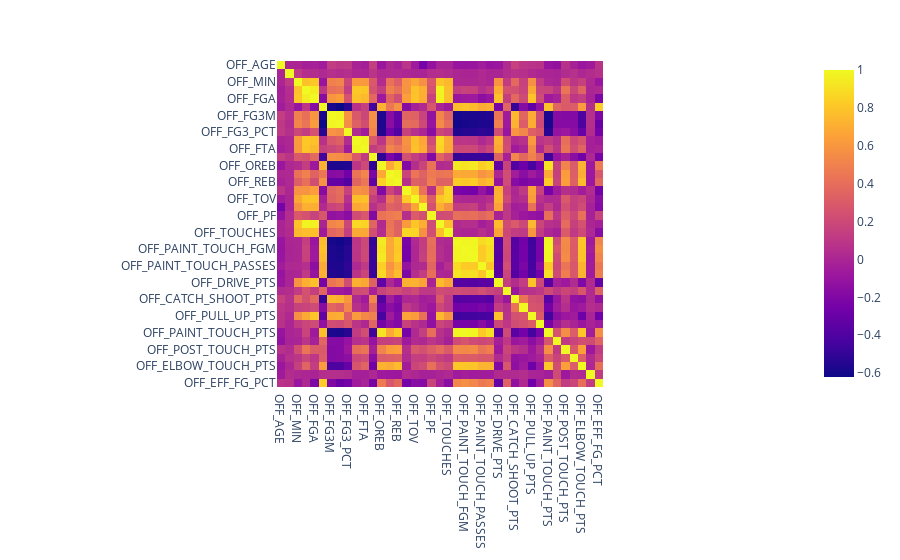
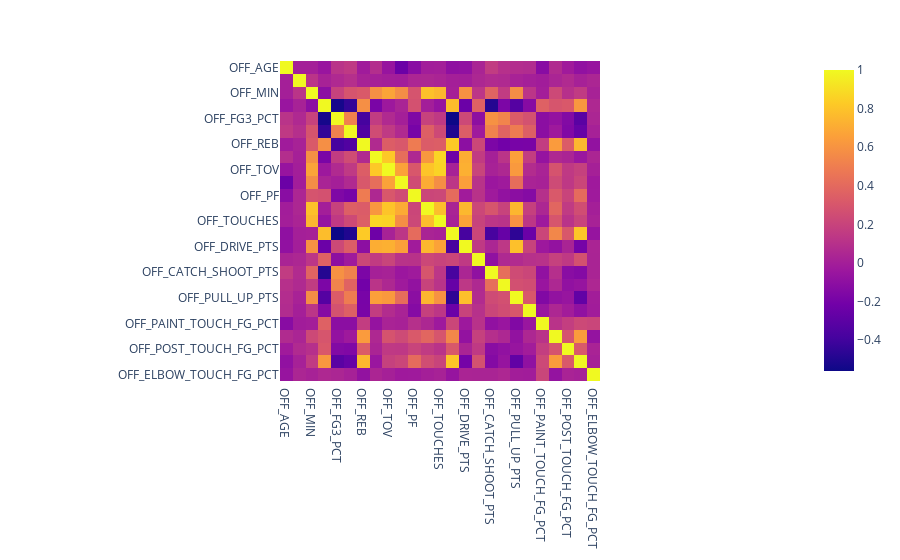

Notebook code cell kept with these figures, in order:
### Markdown cell above
# Examine Correlation

Find correlation between inputs and remove redundant inputs

### Code cell
off_stats = inputs.filter(regex='^OFF').copy()

# Display correlation matrix
fig = px.imshow(off_stats.corr())
fig.show()

# Drop columns with correlation > 0.9
off_cols = ['OFF_FGM', 'OFF_FGA', 'OFF_EFF_FG_PCT', 'OFF_OREB', 'OFF_PAINT_TOUCH_FGA', 'OFF_PAINT_TOUCH_FGM', 'OFF_PAINT_TOUCH_TOV', 'OFF_PAINT_TOUCH_PASSES', 'OFF_PAINT_TOUCH_PTS', 'OFF_DREB', 'OFF_FG3A', 'OFF_FG3M', 'OFF_FTM', 'OFF_FTA']
off_stats.drop(columns=off_cols, inplace=True)
fig = px.imshow(off_stats.corr())
fig.show()

print('Columns before removal: ' + str(len(off_cols) + len(off_stats.columns)))
print('Columns after removal: ' + str(len(off_stats.columns)))

### Figure 1 — Plotly figure (JSON) as saved in the notebook; plotly's stock layout.template omitted (floating-point values rounded to 4 significant figures; data arrays with more than 128 entries replaced by an {"elided": "..."} marker saying what was removed)
{"data": [{"coloraxis": "coloraxis", "hovertemplate": "x: %{x}<br>y: %{y}<br>color: %{z}<extra></extra>", "name": "0", "type": "heatmap", "x": ["OFF_AGE", "OFF_GP", "OFF_MIN", "OFF_FGM", "OFF_FGA", "OFF_FG_PCT", "OFF_FG3M", "OFF_FG3A", "OFF_FG3_PCT", "OFF_FTM", "OFF_FTA", "OFF_FT_PCT", "OFF_OREB", "OFF_DREB", "OFF_REB", "OFF_AST", "OFF_TOV", "OFF_BLKA", "OFF_PF", "OFF_PTS", "OFF_TOUCHES", "OFF_PAINT_TOUCHES", "OFF_PAINT_TOUCH_FGM", "OFF_PAINT_TOUCH_FGA", "OFF_PAINT_TOUCH_PASSES", "OFF_PAINT_TOUCH_TOV", "OFF_DRIVE_PTS", "OFF_DRIVE_FG_PCT", "OFF_CATCH_SHOOT_PTS", "OFF_CATCH_SHOOT_FG_PCT", "OFF_PULL_UP_PTS", "OFF_PULL_UP_FG_PCT", "OFF_PAINT_TOUCH_PTS", "OFF_PAINT_TOUCH_FG_PCT", "OFF_POST_TOUCH_PTS", "OFF_POST_TOUCH_FG_PCT", "OFF_ELBOW_TOUCH_PTS", "OFF_ELBOW_TOUCH_FG_PCT", "OFF_EFF_FG_PCT"], "xaxis": "x", "y": ["OFF_AGE", "OFF_GP", "OFF_MIN", "OFF_FGM", "OFF_FGA", "OFF_FG_PCT", "OFF_FG3M", "OFF_FG3A", "OFF_FG3_PCT", "OFF_FTM", "OFF_FTA", "OFF_FT_PCT", "OFF_OREB", "OFF_DREB", "OFF_REB", "OFF_AST", "OFF_TOV", "OFF_BLKA", "OFF_PF", "OFF_PTS", "OFF_TOUCHES", "OFF_PAINT_TOUCHES", "OFF_PAINT_TOUCH_FGM", "OFF_PAINT_TOUCH_FGA", "OFF_PAINT_TOUCH_PASSES", "OFF_PAINT_TOUCH_TOV", "OFF_DRIVE_PTS", "OFF_DRIVE_FG_PCT", "OFF_CATCH_SHOOT_PTS", "OFF_CATCH_SHOOT_FG_PCT", "OFF_PULL_UP_PTS", "OFF_PULL_UP_FG_PCT", "OFF_PAINT_TOUCH_PTS", "OFF_PAINT_TOUCH_FG_PCT", "OFF_POST_TOUCH_PTS", "OFF_POST_TOUCH_FG_PCT", "OFF_ELBOW_TOUCH_PTS", "OFF_ELBOW_TOUCH_FG_PCT", "OFF_EFF_FG_PCT"], "yaxis": "y", "z": {"elided": "39x39 float values"}}], "layout": {"coloraxis": {"colorscale": [[0, "#0d0887"], [0.1111, "#46039f"], [0.2222, "#7201a8"], [0.3333, "#9c179e"], [0.4444, "#bd3786"], [0.5556, "#d8576b"], [0.6667, "#ed7953"], [0.7778, "#fb9f3a"], [0.8889, "#fdca26"], [1, "#f0f921"]]}, "margin": {"t": 60}, "xaxis": {"anchor": "y", "constrain": "domain", "domain": [0, 1], "scaleanchor": "y"}, "yaxis": {"anchor": "x", "autorange": "reversed", "constrain": "domain", "domain": [0, 1]}}}

### Figure 2 — Plotly figure (JSON) as saved in the notebook; plotly's stock layout.template omitted (floating-point values rounded to 4 significant figures; data arrays with more than 128 entries replaced by an {"elided": "..."} marker saying what was removed)
{"data": [{"coloraxis": "coloraxis", "hovertemplate": "x: %{x}<br>y: %{y}<br>color: %{z}<extra></extra>", "name": "0", "type": "heatmap", "x": ["OFF_AGE", "OFF_GP", "OFF_MIN", "OFF_FG_PCT", "OFF_FG3_PCT", "OFF_FT_PCT", "OFF_REB", "OFF_AST", "OFF_TOV", "OFF_BLKA", "OFF_PF", "OFF_PTS", "OFF_TOUCHES", "OFF_PAINT_TOUCHES", "OFF_DRIVE_PTS", "OFF_DRIVE_FG_PCT", "OFF_CATCH_SHOOT_PTS", "OFF_CATCH_SHOOT_FG_PCT", "OFF_PULL_UP_PTS", "OFF_PULL_UP_FG_PCT", "OFF_PAINT_TOUCH_FG_PCT", "OFF_POST_TOUCH_PTS", "OFF_POST_TOUCH_FG_PCT", "OFF_ELBOW_TOUCH_PTS", "OFF_ELBOW_TOUCH_FG_PCT"], "xaxis": "x", "y": ["OFF_AGE", "OFF_GP", "OFF_MIN", "OFF_FG_PCT", "OFF_FG3_PCT", "OFF_FT_PCT", "OFF_REB", "OFF_AST", "OFF_TOV", "OFF_BLKA", "OFF_PF", "OFF_PTS", "OFF_TOUCHES", "OFF_PAINT_TOUCHES", "OFF_DRIVE_PTS", "OFF_DRIVE_FG_PCT", "OFF_CATCH_SHOOT_PTS", "OFF_CATCH_SHOOT_FG_PCT", "OFF_PULL_UP_PTS", "OFF_PULL_UP_FG_PCT", "OFF_PAINT_TOUCH_FG_PCT", "OFF_POST_TOUCH_PTS", "OFF_POST_TOUCH_FG_PCT", "OFF_ELBOW_TOUCH_PTS", "OFF_ELBOW_TOUCH_FG_PCT"], "yaxis": "y", "z": {"elided": "25x25 float values"}}], "layout": {"coloraxis": {"colorscale": [[0, "#0d0887"], [0.1111, "#46039f"], [0.2222, "#7201a8"], [0.3333, "#9c179e"], [0.4444, "#bd3786"], [0.5556, "#d8576b"], [0.6667, "#ed7953"], [0.7778, "#fb9f3a"], [0.8889, "#fdca26"], [1, "#f0f921"]]}, "margin": {"t": 60}, "xaxis": {"anchor": "y", "constrain": "domain", "domain": [0, 1], "scaleanchor": "y"}, "yaxis": {"anchor": "x", "autorange": "reversed", "constrain": "domain", "domain": [0, 1]}}}
